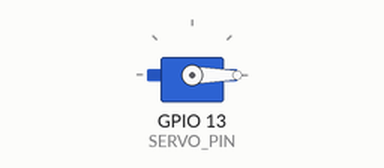
This program was run on a simulated ESP32. Shown: servo. Servo pulses on a pin are drawn as a servo (544–2400 µs = 0–180°).

Above: at 0.05 s.
At 0.45 s:
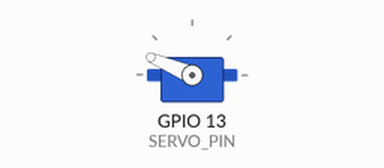
At 1.05 s:
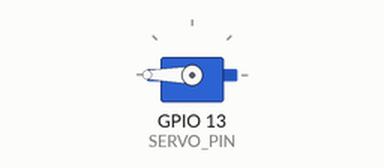
At 2.1 s:
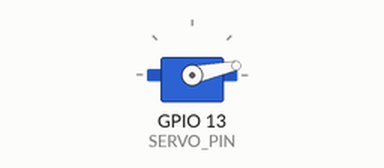
Timing chart, 0 to 7.4 s (numbered marks = the images above):
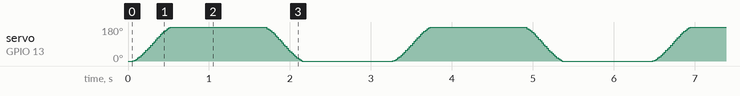

The program:

main.cpp
```cpp
#include <Arduino.h>

#define SERVO_PIN 13          // Change to your ESP32 GPIO pin
#define PWM_FREQ 50           // 50Hz frequency standard for RC servos
#define PWM_CHANNEL 0         // ESP32 LEDC Channel (0-15)
#define PWM_RES 16            // 16-bit resolution (0 to 65535)

// Servo Duty Cycle Calibration (16-bit equivalents for 0.5ms to 2.5ms pulses @ 50Hz)
#define MIN_DUTY 1638         // ~0.5ms pulse (0 degrees)
#define MAX_DUTY 8192         // ~2.5ms pulse (180 degrees)

// Global variable to remember where the servo is
double currentPosition = 0.0;

void writeServoAngle(double angle) {
    //Constrain to 180-degree limit
    angle = constrain(angle, 0.0, 180.0);

    // 2. Map the 0-180 range to the MIN/MAX duty cycles
    uint32_t duty = MIN_DUTY + (uint32_t)((angle / 180.0) * (MAX_DUTY - MIN_DUTY));

    ledcWrite(PWM_CHANNEL, duty);
}

void setup() {
    Serial.begin(115200);

    // Initialize ESP32 LEDC PWM (Core 2.x syntax)
    ledcSetup(PWM_CHANNEL, PWM_FREQ, PWM_RES);
    ledcAttachPin(SERVO_PIN, PWM_CHANNEL);

    // Set initial neutral position
    writeServoAngle(currentPosition);
}

void moveServoTo(double targetAngle, unsigned long durationMs) {
    // Start from wherever the servo currently is, not zero!
    double startAngle = currentPosition;
    unsigned long startTime = millis();

    double deltaAngle = targetAngle - startAngle;
    double rate = deltaAngle / durationMs; // degrees per millisecond
    constrain(rate, -0.3, 0.3); // Limit the rate to avoid too fast movement

    while (millis() - startTime < durationMs) {
        unsigned long elapsed = millis() - startTime;
        double progress = (double)elapsed / durationMs;

        // S-curve easing function (using a simple cubic easing)
        double easedProgress = progress * progress * (3 - 2 * progress);

        double currentAngle = startAngle + (targetAngle - startAngle) * easedProgress;
        writeServoAngle(currentAngle);

        delay(10); // Small delay to avoid overwhelming the loop
    }

    // Ensure final position is set precisely
    writeServoAngle(targetAngle);

    // Update the global state so the next move starts from this new angle
    currentPosition = targetAngle;
}

void loop(){
    moveServoTo(180.0, 600); // Move to 180 degrees smoothly over 2 seconds
    delay(1000);              // Wait for 1 second
    moveServoTo(0.0, 600);   // Move back to 0 degrees smoothly over 2 seconds
    delay(1000);              // Wait for 1 second
}
```
